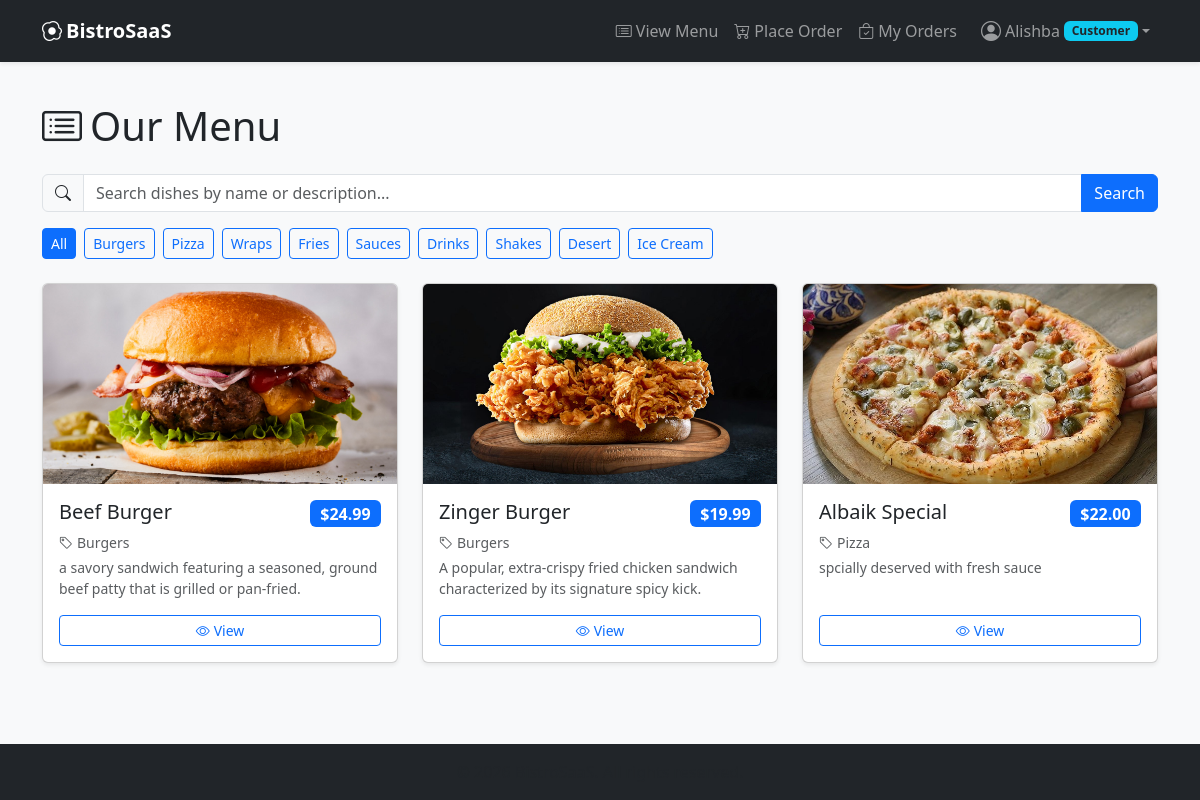
Screenshot of / (signed in) with the database file from the repository.
### ordering/models.py (models this page shows, shortened)
class Category(models.Model):
    name = models.CharField(max_length=100, unique=True)     # unique=True -> no duplicate names
    description = models.TextField(blank=True)
    class Meta:
        verbose_name_plural = "Categories"

class MenuItem(models.Model):
    category = models.ForeignKey(
        Category, on_delete=models.CASCADE, related_name="items"
    )
    name = models.CharField(max_length=200)
    description = models.TextField(blank=True)
    price = models.DecimalField(max_digits=8, decimal_places=2)
    image = models.ImageField(upload_to="menu_items/", blank=True, null=True)
    is_available = models.BooleanField(default=True)

### ordering/views.py (the view)
# urls.py: path("", views.MenuListView.as_view(), name="menu_list"),
class MenuListView(ListView):
    model = MenuItem
    template_name = "ordering/menu_list.html"
    context_object_name = "items"      # name used for the list inside the template
    paginate_by = 6                    # show 6 items per page
    def get_queryset(self):
        queryset = MenuItem.objects.filter(is_available=True).select_related(
            "category"
        )
        query = self.request.GET.get("q", "").strip()
        if query:
            queryset = queryset.filter(
                Q(name__icontains=query) | Q(description__icontains=query)
            )
        category = self.request.GET.get("category", "").strip()
        if category:
            queryset = queryset.filter(category__id=category)
        return queryset.order_by("category__name", "name")
    def get_context_data(self, **kwargs):
        context = super().get_context_data(**kwargs)
        context["categories"] = Category.objects.all()
        context["search_query"] = self.request.GET.get("q", "")
        context["selected_category"] = self.request.GET.get("category", "")
        return context

### ordering/context_processors.py (called while the page is built)
def notifications(request):
    data = {}
    user = request.user
    if not user.is_authenticated:
        return data
    if user.is_superuser:
        data["pending_orders_count"] = Order.objects.filter(
            status=Order.Status.PENDING
        ).count()
    else:
        data["order_notification_count"] = Order.objects.filter(
            user=user, unseen_update=True
        ).count()
    return data

### ordering/templates/ordering/menu_list.html (shortened to what this page needs)
{% extends "ordering/base.html" %}
{% block content %}
<div class="d-flex justify-content-between align-items-center mb-4">
    <h1 class="mb-0"><i class="bi bi-card-list me-2"></i>Our Menu</h1>
</div>
<form method="get" class="mb-3">
    <div class="input-group">
        <span class="input-group-text"><i class="bi bi-search"></i></span>
        <input type="text" name="q" value="{{ search_query }}"
               class="form-control" placeholder="Search dishes by name or description...">
        <button type="submit" class="btn btn-primary">Search</button>
    </div>
</form>
<div class="mb-4 d-flex flex-wrap gap-2">
    <a href="{% url 'menu_list' %}{% if search_query %}?q={{ search_query }}{% endif %}"
       class="btn btn-sm {% if not selected_category %}btn-primary{% else %}btn-outline-primary{% endif %}">
        All
    </a>
    {% for category in categories %}
        <a href="?category={{ category.id }}{% if search_query %}&q={{ search_query }}{% endif %}"
           class="btn btn-sm {% if selected_category == category.id|stringformat:'s' %}btn-primary{% else %}btn-outline-primary{% endif %}">
            {{ category.name }}
        </a>
    {% endfor %}
</div>
<div class="row g-4">
    {% for item in items %}
        <div class="col-sm-6 col-lg-4">
            <div class="card h-100 shadow-sm">
                {% if item.image %}
                    <img src="{{ item.image.url }}" class="card-img-top"
                         alt="{{ item.name }}"
                         style="height: 200px; object-fit: cover;">
                {% else %}
                    <div class="bg-secondary-subtle d-flex align-items-center justify-content-center"
                         style="height: 200px;">
                        <i class="bi bi-image text-muted" style="font-size: 3rem;"></i>
                    </div>
                {% endif %}
                <div class="card-body d-flex flex-column">
                    <div class="d-flex justify-content-between align-items-start">
                        <h5 class="card-title">{{ item.name }}</h5>
                        <span class="badge bg-primary fs-6">${{ item.price }}</span>
                    </div>
                    <p class="text-muted small mb-1">
                        <i class="bi bi-tag me-1"></i>{{ item.category.name }}
                    </p>
                    <p class="card-text text-muted small flex-grow-1">
                        {{ item.description|truncatewords:15 }}
                    </p>
                    <div class="mt-auto d-flex gap-2">
                        <a href="{% url 'menu_item_detail' item.pk %}"
                           class="btn btn-outline-primary btn-sm flex-grow-1">
                            <i class="bi bi-eye me-1"></i>View
                        </a>
                    </div>
                </div>
            </div>
        </div>
    {% empty %}
        <div class="col-12">
            <div class="alert alert-info">
                No menu items found{% if search_query %} for "{{ search_query }}"{% endif %}.
            </div>
        </div>
    {% endfor %}
</div>
{% endblock %}

### ordering/templates/ordering/base.html (shortened to what this page needs)
{% load static %}
<!DOCTYPE html>
<html lang="en">
<head>
    <link
        href="https://cdn.jsdelivr.net/npm/bootstrap@5.3.3/dist/css/bootstrap.min.css"
        rel="stylesheet"
>
    <link
        rel="stylesheet"
        href="https://cdn.jsdelivr.net/npm/bootstrap-icons@1.11.3/font/bootstrap-icons.min.css">
</head>
<body class="bg-light">
    <nav class="navbar navbar-expand-lg navbar-dark bg-dark shadow-sm">
        <div class="container">
            <a class="navbar-brand fw-bold" href="{% url 'menu_list' %}">
                <i class="bi bi-egg-fried me-1"></i>BistroSaaS
            </a>
            <div class="collapse navbar-collapse" id="navbarNav">
                <ul class="navbar-nav ms-auto align-items-lg-center">
                    {% if user.is_authenticated %}
                        <li class="nav-item">
                            <a class="nav-link" href="{% url 'menu_list' %}">
                                <i class="bi bi-card-list me-1"></i>View Menu
                            </a>
                        </li>
                        <li class="nav-item">
                            <a class="nav-link" href="{% url 'place_order' %}">
                                <i class="bi bi-cart-plus me-1"></i>Place Order
                            </a>
                        </li>
                        <li class="nav-item">
                            <a class="nav-link position-relative" href="{% url 'my_orders' %}">
                                <i class="bi bi-bag-check me-1"></i>My Orders
                            </a>
                        </li>
                        <li class="nav-item dropdown ms-lg-2">
                            <a class="nav-link dropdown-toggle d-flex align-items-center" href="#"
                               id="profileDropdown" role="button" data-bs-toggle="dropdown"
                               aria-expanded="false">
                                <i class="bi bi-person-circle fs-5 me-1"></i>
                                <span>{{ user.username }}</span>
                                {% if user.is_superuser %}
                                    <span class="badge bg-warning text-dark ms-1">Admin</span>
                                {% else %}
                                    <span class="badge bg-info text-dark ms-1">Customer</span>
                                {% endif %}
                            </a>
                        </li>
                    {% endif %}
                </ul>
            </div>
        </div>
    </nav>
    <main class="container my-4">
        {% block content %}{% endblock %}
    </main>
    <footer class="bg-dark text-light py-3 mt-auto">
        <div class="container text-center">
            <span class="text-muted">
            </span>
        </div>
    </footer>
</body>
</html>

### ordering/templates/ordering/base.html (style rules this page uses)
html, body { height: 100%; }
body { display: flex; flex-direction: column; min-height: 100vh; }
main { flex: 1 0 auto; }
footer { flex-shrink: 0; }

### rows the page displays
Category: name "Burgers"
Category: name "Pizza"
Category: name "Wraps"
Category: name "Fries"
Category: name "Sauces"
Category: name "Drinks"
Category: name "Shakes"
Category: name "Desert"
Category: name "Ice Cream"
MenuItem: image (picture), name "Beef Burger", price "24.99", category.name "Burgers", description "a savory sandwich featuring a seasoned, ground beef patty that is grilled or pan-fried."
MenuItem: image (picture), name "Zinger Burger", price "19.99", category.name "Burgers", description "A popular, extra-crispy fried chicken sandwich characterized by its signature spicy kick."
MenuItem: image (picture), name "Albaik Special", price "22.00", category.name "Pizza", description "spcially deserved with fresh sauce"

### other values shown
{{ user.username }} "Alishba"
